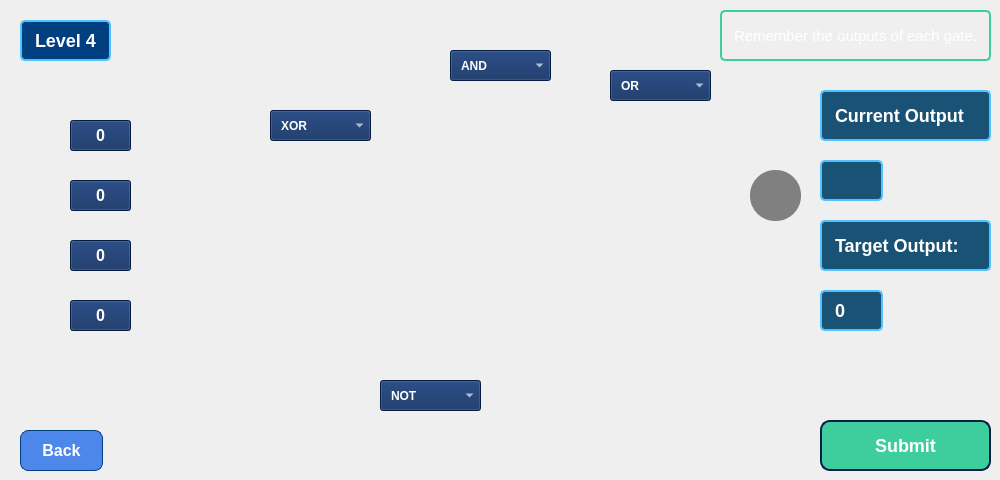
      <widget class="QWidget" name="level4Page">
       <widget class="QPushButton" name="level4BackButton">
        <property name="geometry">
         <rect>
          <x>20</x>
          <y>430</y>
          <width>83</width>
          <height>41</height>
         </rect>
        </property>
        <property name="styleSheet">
         <string notr="true">QPushButton{
    background-color: rgb(77, 135, 234); /* Darker Blue for Back Button */
    font-size: 16px;
    font-weight: bold 12 pt;
    color: #FFFFFF; /* White Text */
    border: 1px solid #004080; /* Subtle border */
    border-radius: 8px;
    padding: 8px 16px;
}

QPushButton:hover {
    background-color: #4DC3FF; /* Light Blue Hover for Back Button */
    color: #002966; /* Dark Blue Text */
}

</string>
        </property>
        <property name="text">
         <string>Back</string>
        </property>
       </widget>
       <widget class="QLabel" name="Circuit4">
        <property name="geometry">
         <rect>
          <x>140</x>
          <y>70</y>
          <width>651</width>
          <height>331</height>
         </rect>
        </property>
        <property name="text">
         <string/>
        </property>
        <property name="pixmap">
         <pixmap resource="Resources.qrc">:/images/level4.jpg</pixmap>
        </property>
        <property name="scaledContents">
         <bool>true</bool>
        </property>
       </widget>
       <widget class="QLabel" name="level4FeedbackLabel">
        <property name="geometry">
         <rect>
          <x>360</x>
          <y>430</y>
          <width>251</width>
          <height>41</height>
         </rect>
        </property>
        <property name="text">
         <string/>
        </property>
       </widget>
       <widget class="QLabel" name="TargetOutput4">
        <property name="geometry">
         <rect>
          <x>820</x>
          <y>290</y>
          <width>63</width>
          <height>41</height>
         </rect>
        </property>
        <property name="styleSheet">
         <string notr="true">/* QLabel for Current Output and Target Output */
QLabel {
    font-size: 18px;
    font-weight: bold;
    color: #FFFFFF; /* White text */
    background-color: #1A5276; /* Dark blue background */
    border: 2px solid #4DC3FF; /* Light blue border */
    padding: 8px; /* Padding for readability */
    border-radius: 5px; /* Rounded corners */
    text-align: center; /* Centered text */
}
</string>
        </property>
        <property name="text">
         <string>0</string>
        </property>
       </widget>
       <widget class="QLabel" name="TargetDisplay4">
        <property name="geometry">
         <rect>
          <x>820</x>
          <y>220</y>
          <width>171</width>
          <height>51</height>
         </rect>
        </property>
        <property name="styleSheet">
         <string notr="true">/* QLabel for Current Output and Target Output */
QLabel {
    font-size: 18px;
    font-weight: bold;
    color: #FFFFFF; /* White text */
    background-color: #1A5276; /* Dark blue background */
    border: 2px solid #4DC3FF; /* Light blue border */
    padding: 8px; /* Padding for readability */
    border-radius: 5px; /* Rounded corners */
    text-align: center; /* Centered text */
}
</string>
        </property>
        <property name="text">
         <string>Target Output:</string>
        </property>
       </widget>
       <widget class="QLabel" name="CurrentOutput4">
        <property name="geometry">
         <rect>
          <x>820</x>
          <y>160</y>
          <width>63</width>
          <height>41</height>
         </rect>
        </property>
        <property name="styleSheet">
         <string notr="true">/* QLabel for Current Output and Target Output */
QLabel {
    font-size: 18px;
    font-weight: bold;
    color: #FFFFFF; /* White text */
    background-color: #1A5276; /* Dark blue background */
    border: 2px solid #4DC3FF; /* Light blue border */
    padding: 8px; /* Padding for readability */
    border-radius: 5px; /* Rounded corners */
    text-align: center; /* Centered text */
}
</string>
        </property>
        <property name="text">
         <string/>
        </property>
       </widget>
       <widget class="QLabel" name="CurrentDisplay4">
        <property name="geometry">
         <rect>
          <x>820</x>
          <y>90</y>
          <width>171</width>
          <height>51</height>
         </rect>
        </property>
        <property name="styleSheet">
         <string notr="true">/* QLabel for Current Output and Target Output */
QLabel {
    font-size: 18px;
    font-weight: bold;
    color: #FFFFFF; /* White text */
    background-color: #1A5276; /* Dark blue background */
    border: 2px solid #4DC3FF; /* Light blue border */
    padding: 8px; /* Padding for readability */
    border-radius: 5px; /* Rounded corners */
    text-align: center; /* Centered text */
}
</string>
        </property>
        <property name="text">
         <string>Current Output</string>
        </property>
       </widget>
       <widget class="QPushButton" name="submitLevel4Button">
        <property name="geometry">
         <rect>
          <x>820</x>
          <y>420</y>
          <width>171</width>
          <height>51</height>
         </rect>
        </property>
        <property name="styleSheet">
         <string notr="true">QPushButton {
    background-color: rgb(62, 206, 158);/* Medium blue background */
    color: #FFFFFF; /* White text */
    font-size: 18px;
    font-weight: bold;
    border: 2px solid rgb(7, 30, 70);/* Darker blue border */
    border-radius: 10px; /* Rounded corners */
    padding: 10px 20px;
}

QPushButton:hover {
    color: #002966; /* Dark blue text */
}


QPushButton:pressed {
    background-color: rgb(7, 30, 70); /* Dark blue background */
    border: 2px solid #4DC3FF; /* Light blue border */
}
</string>
        </property>
        <property name="text">
         <string>Submit</string>
        </property>
       </widget>
       <widget class="QPushButton" name="inputA4">
        <property name="geometry">
         <rect>
          <x>70</x>
          <y>120</y>
          <width>61</width>
          <height>31</height>
         </rect>
        </property>
        <property name="styleSheet">
         <string notr="true">QPushButton{
background-color: rgb(9, 40, 93);
color: white;
font: bold 12pt
}


</string>
        </property>
        <property name="text">
         <string>0</string>
        </property>
       </widget>
       <widget class="QPushButton" name="inputB4">
        <property name="geometry">
         <rect>
          <x>70</x>
          <y>180</y>
          <width>61</width>
          <height>31</height>
         </rect>
        </property>
        <property name="styleSheet">
         <string notr="true">QPushButton{
background-color: rgb(9, 40, 93);
color: white;
font: bold 12pt
}


</string>
        </property>
        <property name="text">
         <string>0</string>
        </property>
       </widget>
       <widget class="QPushButton" name="inputC4">
        <property name="geometry">
         <rect>
          <x>70</x>
          <y>240</y>
          <width>61</width>
          <height>31</height>
         </rect>
        </property>
        <property name="styleSheet">
         <string notr="true">QPushButton{
background-color: rgb(9, 40, 93);
color: white;
font: bold 12pt
}


</string>
        </property>
        <property name="text">
         <string>0</string>
        </property>
       </widget>
       <widget class="QPushButton" name="inputD4">
        <property name="geometry">
         <rect>
          <x>70</x>
          <y>300</y>
          <width>61</width>
          <height>31</height>
         </rect>
        </property>
        <property name="styleSheet">
         <string notr="true">QPushButton{
background-color: rgb(9, 40, 93);
color: white;
font: bold 12pt
}


</string>
        </property>
        <property name="text">
         <string>0</string>
        </property>
       </widget>
       <widget class="QComboBox" name="Gate9">
        <property name="geometry">
         <rect>
          <x>270</x>
          <y>110</y>
          <width>101</width>
          <height>31</height>
         </rect>
        </property>
        <property name="styleSheet">
         <string notr="true">QComboBox {
background-color: rgb(9, 40, 93);
color: white;
font: bold 9pt;
padding: 5px 10px;
}
</string>
        </property>
        <item>
         <property name="text">
          <string>XOR</string>
         </property>
         <property name="icon">
          <iconset resource="Resources.qrc">
           <normaloff>:/images/xor.png</normaloff>:/images/xor.png</iconset>
         </property>
        </item>
        <item>
         <property name="text">
          <string>OR</string>
         </property>
         <property name="icon">
          <iconset resource="Resources.qrc">
           <normaloff>:/images/or.png</normaloff>:/images/or.png</iconset>
         </property>
        </item>
       </widget>
       <widget class="QComboBox" name="Gate10">
        <property name="geometry">
         <rect>
          <x>380</x>
          <y>380</y>
          <width>101</width>
          <height>31</height>
         </rect>
        </property>
        <property name="styleSheet">
         <string notr="true">QComboBox {
background-color: rgb(9, 40, 93);
color: white;
font: bold 9pt;
padding: 5px 10px;
}
</string>
        </property>
        <item>
         <property name="text">
          <string>NOT</string>
         </property>
         <property name="icon">
          <iconset resource="Resources.qrc">
           <normaloff>:/images/not.png</normaloff>:/images/not.png</iconset>
         </property>
        </item>
        <item>
         <property name="text">
          <string>NAND</string>
         </property>
         <property name="icon">
          <iconset resource="Resources.qrc">
           <normaloff>:/images/nand.png</normaloff>:/images/nand.png</iconset>
         </property>
        </item>
       </widget>
       <widget class="QComboBox" name="Gate11">
        <property name="geometry">
         <rect>
          <x>450</x>
          <y>50</y>
          <width>101</width>
          <height>31</height>
         </rect>
        </property>
        <property name="styleSheet">
         <string notr="true">QComboBox {
background-color: rgb(9, 40, 93);
color: white;
font: bold 9pt;
padding: 5px 10px;
}
</string>
        </property>
        <item>
         <property name="text">
          <string>AND</string>
         </property>
         <property name="icon">
          <iconset resource="Resources.qrc">
           <normaloff>:/images/and.png</normaloff>:/images/and.png</iconset>
         </property>
        </item>
        <item>
         <property name="text">
          <string>OR</string>
         </property>
         <property name="icon">
          <iconset resource="Resources.qrc">
           <normaloff>:/images/or.png</normaloff>:/images/or.png</iconset>
         </property>
        </item>
       </widget>
       <widget class="QComboBox" name="Gate12">
        <property name="geometry">
         <rect>
          <x>610</x>
          <y>70</y>
          <width>101</width>
          <height>31</height>
         </rect>
        </property>
        <property name="styleSheet">
         <string notr="true">QComboBox {
background-color: rgb(9, 40, 93);
color: white;
font: bold 9pt;
padding: 5px 10px;
}
</string>
        </property>
        <item>
         <property name="text">
          <string>OR</string>
         </property>
         <property name="icon">
          <iconset resource="Resources.qrc">
           <normaloff>:/images/or.png</normaloff>:/images/or.png</iconset>
         </property>
        </item>
        <item>
         <property name="text">
          <string>XOR</string>
         </property>
         <property name="icon">
          <iconset resource="Resources.qrc">
           <normaloff>:/images/xor.png</normaloff>:/images/xor.png</iconset>
         </property>
        </item>
       </widget>
       <widget class="QLabel" name="Gate9Image">
        <property name="geometry">
         <rect>
          <x>260</x>
          <y>150</y>
          <width>111</width>
          <height>141</height>
         </rect>
        </property>
        <property name="styleSheet">
         <string notr="true">QLabel{
background-color: transparent; color: transparent;
}</string>
        </property>
        <property name="text">
         <string/>
        </property>
        <property name="pixmap">
         <pixmap resource="Resources.qrc">:/images/xor.png</pixmap>
        </property>
        <property name="scaledContents">
         <bool>true</bool>
        </property>
       </widget>
       <widget class="QLabel" name="Gate10Image">
        <property name="geometry">
         <rect>
          <x>380</x>
          <y>280</y>
          <width>101</width>
          <height>81</height>
         </rect>
        </property>
        <property name="styleSheet">
         <string notr="true">QLabel{
background-color: transparent; color: transparent;
}
</string>
        </property>
        <property name="text">
         <string/>
        </property>
        <property name="pixmap">
         <pixmap resource="Resources.qrc">:/images/not.png</pixmap>
        </property>
        <property name="scaledContents">
         <bool>true</bool>
        </property>
       </widget>
       <widget class="QLabel" name="Gate11Image">
        <property name="geometry">
         <rect>
          <x>460</x>
          <y>100</y>
          <width>91</width>
          <height>121</height>
         </rect>
        </property>
        <property name="styleSheet">
         <string notr="true">QLabel{
background-color: transparent; color: transparent;
}</string>
        </property>
        <property name="text">
         <string/>
        </property>
        <property name="pixmap">
         <pixmap resource="Resources.qrc">:/images/and.png</pixmap>
        </property>
        <property name="scaledContents">
         <bool>true</bool>
        </property>
       </widget>
       <widget class="QLabel" name="Gate12Image">
        <property name="geometry">
         <rect>
          <x>610</x>
          <y>120</y>
          <width>91</width>
          <height>141</height>
         </rect>
        </property>
        <property name="styleSheet">
         <string notr="true">QLabel{
background-color: transparent; color: transparent;
}</string>
        </property>
        <property name="text">
         <string/>
        </property>
        <property name="pixmap">
         <pixmap resource="Resources.qrc">:/images/or.png</pixmap>
        </property>
        <property name="scaledContents">
         <bool>true</bool>
        </property>
       </widget>
       <widget class="QLabel" name="label_15">
        <property name="geometry">
         <rect>
          <x>20</x>
          <y>20</y>
          <width>91</width>
          <height>41</height>
         </rect>
        </property>
        <property name="styleSheet">
         <string notr="true">QLabel {
    font-size: 18px;
    font-weight: bold;
    color: #FFFFFF; /* White text */
    background-color: #004080; /* Blue background for text box */
    border: 2px solid #4DC3FF; /* Light blue border */
    padding: 8px; /* Padding for better readability */
    border-radius: 5px; /* Rounded corners */
}</string>
        </property>
        <property name="text">
         <string>Level 4</string>
        </property>
        <property name="wordWrap">
         <bool>true</bool>
        </property>
       </widget>
       <widget class="QLabel" name="label_21">
        <property name="geometry">
         <rect>
          <x>720</x>
          <y>10</y>
          <width>271</width>
          <height>51</height>
         </rect>
        </property>
        <property name="styleSheet">
         <string notr="true">QLabel {
    font-size: 15px;
    font-weight: normal;
    color: #FFFFFF; /* White text */
    border: 2px solid rgb(62, 206, 158); /* Light blue border */
    padding: 8px; /* Padding for better readability */
    border-radius: 5px; /* Rounded corners */
}</string>
        </property>
        <property name="text">
         <string>Remember the outputs of each gate.</string>
        </property>
        <property name="wordWrap">
         <bool>true</bool>
        </property>
       </widget>
       <widget class="QLabel" name="outputCircle4">
        <property name="geometry">
         <rect>
          <x>750</x>
          <y>170</y>
          <width>51</width>
          <height>51</height>
         </rect>
        </property>
        <property name="styleSheet">
         <string notr="true">background-color: rgb(128, 128, 128); border-radius: 25px;</string>
        </property>
        <property name="text">
         <string/>
        </property>
       </widget>
      </widget>
